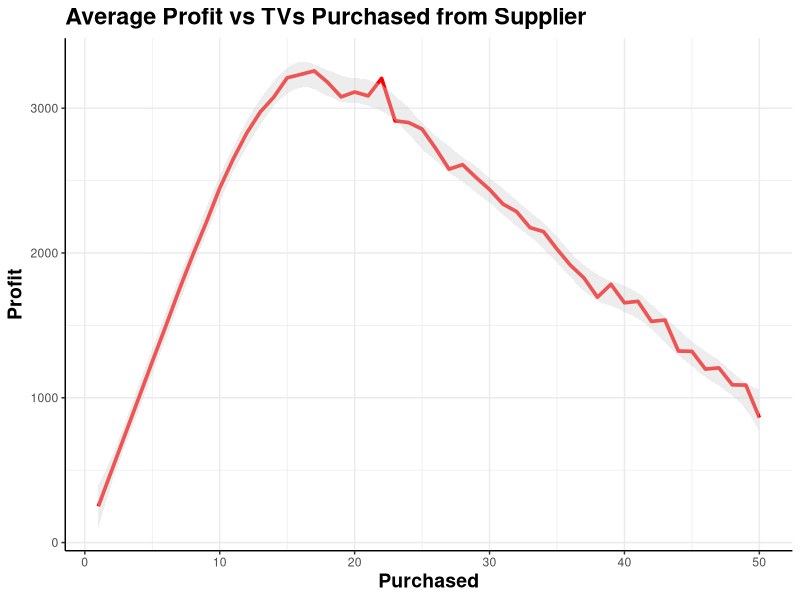

Write R code to recreate this figure.
## ---- chunk 1
knitr::opts_chunk$set(echo = TRUE)
library(tidyverse)
## ---- chunk 2
knitr::opts_chunk$set(echo = TRUE)
# Wholesale, retail, and supplier buy back amount
tvCost <- 325 
tvRetail <- 575 
tvRefund <- 250 

#Total TVs purchased for store inventory, TVs sold to customers, and surplus TVs
inventory <- 30
sold <- 20
returned <- inventory - sold 

#Net margin is the 
net_margin <- (-1*(inventory * tvCost)) + (sold * tvRetail) + (returned * tvRefund)
paste("Profit = ", net_margin)
## ---- chunk 3
set.seed(100)
#TVs purchased for store inventory
inventory <- 5

#Estimated TV demand by customers during the sale
demand <- sum(sample(0:5, 7, replace = TRUE, prob = c(0.15, 0.20, 0.30, 0.20, 0.10, 0.05)))

sold <- min(demand, inventory)
returned <- inventory - sold 
net_margin <- (-1*(inventory * tvCost)) + (sold * tvRetail) + (returned * tvRefund)

paste("Profit =", net_margin)
## ---- chunk 4
set.seed(100)
#TVs purchased for store inventory
inventory <- 30

#Estimated TV demand by customers during the sale
for(i in 1:500){
  demand <- sum(sample(0:5, 7, replace = TRUE, prob = c(0.15, 0.20, 0.30, 0.20, 0.10, 0.05)))
  sold <- min(demand, inventory)
  returned <- inventory - sold 
  net_margin [i]<- (-1*(inventory * tvCost)) + (sold * tvRetail) + (returned * tvRefund)
}

paste("Average Profit = ", mean(net_margin))
paste("SD Profit = ",sd(net_margin))
## ---- chunk 5
set.seed(100)

buy <- 30

#function to loop through demand and return the mean of profit margin
profit <- function(buy){
  inventory <- buy
  net_margin <- rep(NA, 500)
  for(i in 1:500){
    demand <- sum(sample(0:5, 7, replace = TRUE, prob = c(0.15, 0.20, 0.30, 0.20, 0.10, 0.05)))
    sold <- min(demand, inventory)
    returned <- inventory - sold 
    net_margin [i]<- (-1*(inventory * tvCost)) + (sold * tvRetail) + (returned * tvRefund)
  }
  mean(net_margin)
}
#Average profit of TVs purchased for inventory
profit(17)

## ---- chunk 6
set.seed(100)

#Sets incomes to 0
incomes <- 0

#Loop to calculate profit for TV sales between 1 & 50
for(j in 1:50){
  incomes[j] <- profit(j)
}
incomes


## ---- chunk 7
#Create data frame with columns order and income
TVincomes <- data.frame(order = 1:50, income = incomes)

#Line graph for income vs TVs purchased for inventory
ggplot(TVincomes, aes(x = order, y = income)) +
	geom_line(linewidth = 1.25,
	          colour = "red") +
  geom_smooth(span = 0.2,
              colour = "lightgray",
              fill = "lightgray" ,
              linewidth = 0.01,
              level = .999,
              se = TRUE)+
  xlab("Purchased") +
  ylab("Profit")+
  ggtitle("Average Profit vs TVs Purchased from Supplier")+
  theme_bw()+
  theme(axis.title.x = element_text(face = "bold", size = 14))+
  theme(axis.title.y = element_text(face = "bold", size = 14))+
  theme(title = element_text(face = "bold", size = 14))+
  theme(panel.border = element_blank(), axis.line = element_line(colour = "black"))

